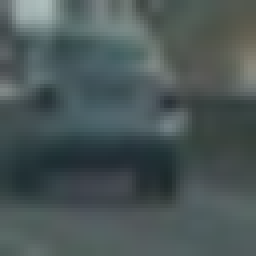
#> input picture data/vehicles/GTI_Far/image0024.png, 64 x 64 px (shown 4 times larger); its folder holds only this picture in this run
$ jupyter execute --allow-errors 'Vehicle Detection.ipynb'   (shell and % lines are left out)   (older library calls are emulated)
#> lines starting #> are read from the running program, lines starting #| are printed output that depends on the picture
# Vehicle Detection

## Dataset and Exploration

[cell 1]
import cv2
import numpy as np
import matplotlib.pyplot as plt
from random import sample
from glob import glob

car_dataset = glob("data/vehicles/**/*.png", recursive=True)
non_car_dataset = glob("data/non-vehicles/**/*.png", recursive=True)

print(" Car images: {}, \n Non-car images: {}".format(len(car_dataset), len(non_car_dataset)))
car_data = []
non_car_data = []

for img in car_dataset:
    img_data = cv2.imread(img)
#> img_data is the input picture: shape (64, 64, 3); mean B, G, R 87, 86.8, 74.4
    img_data = cv2.cvtColor(img_data, cv2.COLOR_BGR2RGB)
    car_data.append(img_data)

for img in non_car_dataset:
    img_data = cv2.imread(img)
    img_data = cv2.cvtColor(img_data, cv2.COLOR_BGR2RGB)
    non_car_data.append(img_data)

[cell 2]
def view_dataset(dataset,
                 title="",
                 figsize=(20, 6)):

    data_sample = sample(dataset, 12)

    plt.figure(figsize=figsize).suptitle(title, size=20)

    for idx, img in enumerate(data_sample):
        plt.subplot(2, 6, idx+1)
        plt.imshow(img)
    plt.show()

#> (the rest of this cell did not finish here and is left out)

## Useful functions

[cell 3]
from skimage.feature import hog
import math

conversion = {
    "GRAY": lambda img: cv2.cvtColor(img, cv2.COLOR_RGB2GRAY),
    "HSV": lambda img: cv2.cvtColor(img, cv2.COLOR_RGB2HSV),
    "LUV": lambda img: cv2.cvtColor(img, cv2.COLOR_RGB2LUV),
    "HLS": lambda img: cv2.cvtColor(img, cv2.COLOR_RGB2HLS),
    "YUV": lambda img: cv2.cvtColor(img, cv2.COLOR_RGB2YUV),
    "YCrCb": lambda img: cv2.cvtColor(img, cv2.COLOR_RGB2YCrCb)
    }

def get_chan(img, chan, color_space="RGB"):
#> called with chan = 2, color_space = 'HLS'
    try:
        return conversion[color_space](img)[:, :, chan]
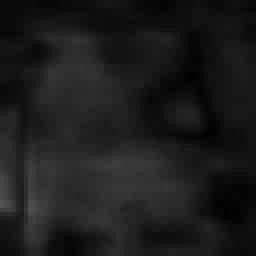
#> returned value: shape (64, 64) (shown 4 times larger); min 2, max 85, mean 27.9
    except:
        print("Color space does not exist or is not implemented")
        return img[:, :, chan]

def get_hog_features(img,
                     orient,
                     pix_per_cell,
                     cell_per_block,
                     vis=False,
                     feature_vec=True):
#> called with orient = 8, pix_per_cell = 16, cell_per_block = 1, vis = True, feature_vec = True
    if vis == True:
        features, hog_image = hog(img,
                                  orientations=orient,
                                  pixels_per_cell=(pix_per_cell, pix_per_cell),
                                  cells_per_block=(cell_per_block, cell_per_block),
                                  visualise=True, feature_vector=feature_vec)
#> features = 128 values, max 0.5 at index 84, min 0.0506 at index 79, mean 0.342
        return features, hog_image
    else:
        features = hog(img,
                       orientations=orient,
                       pixels_per_cell=(pix_per_cell, pix_per_cell),
                       cells_per_block=(cell_per_block, cell_per_block),
                       visualise=False, feature_vector=feature_vec)
        return features

def view_hog_vis():
    some_image_of_a_car = sample(car_data, 1)[0]
    plt.figure(figsize=(20, 6))
    plt.subplot(1, 3, 1).set_title("Original Image")
    plt.imshow(some_image_of_a_car)
    plt.subplot(1, 3, 2).set_title("S in HLS")
    s_chan = get_chan(some_image_of_a_car, 2, "HLS")
    plt.imshow(s_chan)
    plt.subplot(1, 3, 3).set_title("HOG")
    ft, vis = get_hog_features(s_chan, 8, 16, 1, vis=True)
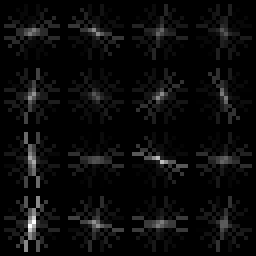
#> vis: shape (64, 64) float64 (shown 4 times larger); min 0, max 7.75, mean 0.33; drawn with min black and max white
#> ft has the same summary as features in get_hog_features
    plt.imshow(vis)
    plt.show()
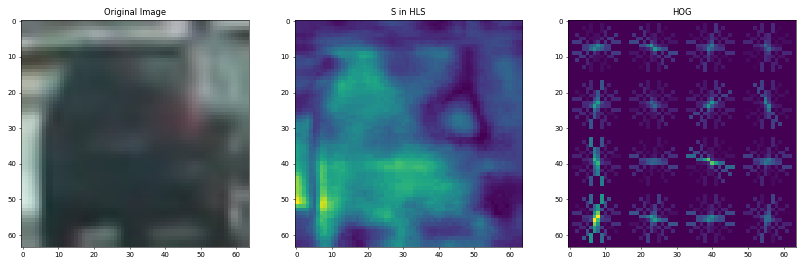
#> figure drawn by matplotlib, 3 panels
view_hog_vis()

[cell 4]
def extract_features(imgs, cspace='YCrCb', spatial_size=(32, 32),
                        hist_bins=32, hist_range=(0, 256),
                        orient=9, pix_per_cell=8, cell_per_block=2):
#> called with cspace = 'YCrCb', spatial_size = (32, 32), hist_bins = 32, hist_range = (0, 256), orient = 9, pix_per_cell = 8, cell_per_block = 2
    features = []

    for img in imgs:
        # apply color conversion if other than 'RGB'
        if cspace != 'RGB':
            ft_img = conversion[cspace](img)
        else:
            ft_img = np.copy(img)

        spat_img = cv2.resize(ft_img, spatial_size)

        hist0 = np.histogram(ft_img[:, :, 0], bins=hist_bins)[0]
        hist1 = np.histogram(ft_img[:, :, 1], bins=hist_bins)[0]
        hist2 = np.histogram(ft_img[:, :, 2], bins=hist_bins)[0]
        spat0 = spat_img[:, :, 0].ravel()
        spat1 = spat_img[:, :, 1].ravel()
        spat2 = spat_img[:, :, 2].ravel()
        hog_ft = []
        hist_ft = np.concatenate((hist0, hist1, hist2))
        spat_ft = np.concatenate((spat0, spat1, spat2))

        for chan in range(ft_img.shape[2]):
            hog_ft.append(get_hog_features(ft_img[:, :, chan],
                                           orient,
                                           pix_per_cell,
                                           cell_per_block,
                                           feature_vec=True))


        hog_ft = np.ravel(hog_ft)

        features.append(np.concatenate((hist_ft, spat_ft, hog_ft)))
#> this loop made 2 passes
#> after the loop, features = 2 items

    return features

## Dataset Splitting and Classifier Training

[cell 5]
from sklearn.preprocessing import StandardScaler
from sklearn.cross_validation import train_test_split

car_ft = extract_features(car_data,
                          cspace="YCrCb",
                          spatial_size=(32, 32),
                          hist_bins=32,
                          orient=9,
                          pix_per_cell=8,
                          cell_per_block=2)
#> car_ft = 2 items

non_car_ft = extract_features(non_car_data,
                              cspace="YCrCb",
                              spatial_size=(32, 32),
                              hist_bins=32,
                              orient=9,
                              pix_per_cell=8,
                              cell_per_block=2)
#> non_car_ft = []

x = [car_ft, non_car_ft]
y = [np.ones(len(car_ft)), np.zeros(len(non_car_ft))]
#> y = [[1, 1], empty array]

#> (the rest of this cell did not finish here and is left out)

[cell 6]
from sklearn.svm import LinearSVC
svm = LinearSVC()
#> (the rest of this cell did not finish here and is left out)

## Sliding Window Implementation

[cell 7]
import matplotlib.pyplot as plt
from glob import glob

class WindowBlueprint(object):
    def __init__(self,
                 y_bounds,
                 size,
                 overlap):
        self.y_bounds = y_bounds
        self.size = size
        self.overlap = overlap
        self.wins = self.get_window_list()

    def get_window_list(self, img_shape=(720, 1280), debug=False):
#> called with img_shape = (720, 1280), debug = False
        x_span = img_shape[1]
        y_span = self.y_bounds[1] - self.y_bounds[0]

        x_px_per_step = np.int(self.size[0] * (1 - self.overlap[0]))
#> x_px_per_step = 33
        y_px_per_step = np.int(self.size[1] * (1 - self.overlap[1]))
#> y_px_per_step = 33

        x_buffer = np.int(self.size[0] * self.overlap[0])
#> x_buffer = 101
        y_buffer = np.int(self.size[1] * self.overlap[1])
#> y_buffer = 101

        x_wins = np.int( (x_span - x_buffer) / x_px_per_step )
#> x_wins = 35
        y_wins = np.int( (y_span - y_buffer) / y_px_per_step )
#> y_wins = 3
        if debug:
            print("x span ", x_span)
            print("y span ", y_span)
            print("x_px_per_step ", x_px_per_step)
            print("y_px_per_step ", y_px_per_step)
            print("x_buffer ", x_buffer)
            print("y_buffer ", y_buffer)

        wins = []

        for ys in range(y_wins):
            for xs in range(x_wins):
                x_start = xs * x_px_per_step
                x_end = x_start + self.size[0]
                y_start = ys * y_px_per_step + self.y_bounds[0]
                y_end = y_start + self.size[1]
                wins.append( ((x_start, x_end),
                              (y_start, y_end)) )
#> after the loop, wins = 105 items
        return wins

    # [38 lines left out: functions draw_window_boxes_on_image, see_windows, get_hot_boxes, draw_rectangle_on_detections, not called in this run]


large_window = WindowBlueprint([400, 600],
                                (135, 135),
                                (0.75, 0.75))
medium_window = WindowBlueprint([400, 600],
                                (90, 90),
                                (0.75, 0.75))

small_window = WindowBlueprint([400, 550],
                               (60, 60),
                               (0.55, 0.55))


def test():
    test_imgs = glob("test_images/*.jpg")
    for test_img in test_imgs:
        plt.figure(figsize=(15, 20))
        plt.subplot(1, 2, 1).set_title("Detection windows")
        test_img = cv2.cvtColor(cv2.imread(test_img), cv2.COLOR_BGR2RGB)
        test_img2 = test_img.copy()

        test_img = large_window.draw_window_boxes_on_image(test_img, color=(0, 255, 0))
        test_img = medium_window.draw_window_boxes_on_image(test_img, color=(0, 255, 0))
        test_img = small_window.draw_window_boxes_on_image(test_img, color=(0, 0, 255))

        plt.imshow(test_img)
        plt.subplot(1, 2, 2).set_title("Detections")
        test_detect = large_window.draw_rectangle_on_detections(test_img2, svm)
        test_detect = medium_window.draw_rectangle_on_detections(test_detect, svm)
        test_detect = small_window.draw_rectangle_on_detections(test_detect, svm)
        plt.imshow(test_detect)
        plt.show()
test()
